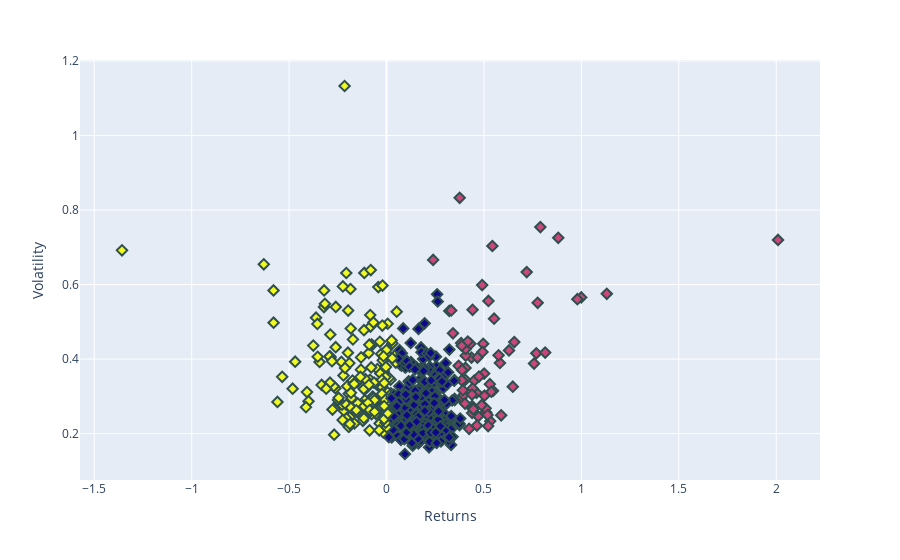

The cell this chart's notebook holds for it:
### Code cell
plot(data_may, returns_may, 3)

### Figure 1 — Plotly figure (JSON) as saved in the notebook; plotly's stock layout.template omitted (floating-point values rounded to 4 significant figures; data arrays with more than 128 entries replaced by an {"elided": "..."} marker saying what was removed)
{"data": [{"customdata": {"elided": "502x1 str values"}, "hovertemplate": "Returns=%{x}<br>Volatility=%{y}<br>Ticker=%{customdata[0]}<br>Cluster=%{marker.color}<extra></extra>", "legendgroup": "", "marker": {"color": {"elided": "502 int values"}, "coloraxis": "coloraxis", "symbol": "diamond", "line": {"color": "DarkSlateGrey", "width": 2}, "size": 8}, "mode": "markers", "name": "", "orientation": "v", "showlegend": false, "x": {"elided": "502 float values"}, "xaxis": "x", "y": {"elided": "502 float values"}, "yaxis": "y", "type": "scatter"}], "layout": {"xaxis": {"anchor": "y", "domain": [0.0, 1.0], "title": {"text": "Returns"}}, "yaxis": {"anchor": "x", "domain": [0.0, 1.0], "title": {"text": "Volatility"}}, "coloraxis": {"colorbar": {"title": {"text": "Cluster"}}, "colorscale": [[0.0, "#0d0887"], [0.1111, "#46039f"], [0.2222, "#7201a8"], [0.3333, "#9c179e"], [0.4444, "#bd3786"], [0.5556, "#d8576b"], [0.6667, "#ed7953"], [0.7778, "#fb9f3a"], [0.8889, "#fdca26"], [1.0, "#f0f921"]], "showscale": false}, "legend": {"tracegroupgap": 0}, "margin": {"t": 60}}}
